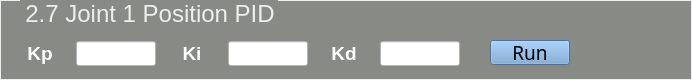
       <widget class="QGroupBox" name="groupBox">
        <property name="geometry">
         <rect>
          <x>1200</x>
          <y>0</y>
          <width>692</width>
          <height>80</height>
         </rect>
        </property>
        <property name="minimumSize">
         <size>
          <width>692</width>
          <height>0</height>
         </size>
        </property>
        <property name="maximumSize">
         <size>
          <width>692</width>
          <height>16777215</height>
         </size>
        </property>
        <property name="palette">
         <palette>
          <active>
           <colorrole role="WindowText">
            <brush brushstyle="SolidPattern">
             <color alpha="255">
              <red>238</red>
              <green>238</green>
              <blue>236</blue>
             </color>
            </brush>
           </colorrole>
           <colorrole role="Button">
            <brush brushstyle="SolidPattern">
             <color alpha="255">
              <red>136</red>
              <green>138</green>
              <blue>133</blue>
             </color>
            </brush>
           </colorrole>
           <colorrole role="Text">
            <brush brushstyle="SolidPattern">
             <color alpha="255">
              <red>238</red>
              <green>238</green>
              <blue>236</blue>
             </color>
            </brush>
           </colorrole>
           <colorrole role="ButtonText">
            <brush brushstyle="SolidPattern">
             <color alpha="255">
              <red>238</red>
              <green>238</green>
              <blue>236</blue>
             </color>
            </brush>
           </colorrole>
           <colorrole role="Base">
            <brush brushstyle="SolidPattern">
             <color alpha="255">
              <red>136</red>
              <green>138</green>
              <blue>133</blue>
             </color>
            </brush>
           </colorrole>
           <colorrole role="Window">
            <brush brushstyle="SolidPattern">
             <color alpha="255">
              <red>136</red>
              <green>138</green>
              <blue>133</blue>
             </color>
            </brush>
           </colorrole>
           <colorrole role="PlaceholderText">
            <brush brushstyle="NoBrush">
             <color alpha="128">
              <red>238</red>
              <green>238</green>
              <blue>236</blue>
             </color>
            </brush>
           </colorrole>
          </active>
          <inactive>
           <colorrole role="WindowText">
            <brush brushstyle="SolidPattern">
             <color alpha="255">
              <red>238</red>
              <green>238</green>
              <blue>236</blue>
             </color>
            </brush>
           </colorrole>
           <colorrole role="Button">
            <brush brushstyle="SolidPattern">
             <color alpha="255">
              <red>136</red>
              <green>138</green>
              <blue>133</blue>
             </color>
            </brush>
           </colorrole>
           <colorrole role="Text">
            <brush brushstyle="SolidPattern">
             <color alpha="255">
              <red>238</red>
              <green>238</green>
              <blue>236</blue>
             </color>
            </brush>
           </colorrole>
           <colorrole role="ButtonText">
            <brush brushstyle="SolidPattern">
             <color alpha="255">
              <red>238</red>
              <green>238</green>
              <blue>236</blue>
             </color>
            </brush>
           </colorrole>
           <colorrole role="Base">
            <brush brushstyle="SolidPattern">
             <color alpha="255">
              <red>136</red>
              <green>138</green>
              <blue>133</blue>
             </color>
            </brush>
           </colorrole>
           <colorrole role="Window">
            <brush brushstyle="SolidPattern">
             <color alpha="255">
              <red>136</red>
              <green>138</green>
              <blue>133</blue>
             </color>
            </brush>
           </colorrole>
           <colorrole role="PlaceholderText">
            <brush brushstyle="NoBrush">
             <color alpha="128">
              <red>238</red>
              <green>238</green>
              <blue>236</blue>
             </color>
            </brush>
           </colorrole>
          </inactive>
          <disabled>
           <colorrole role="WindowText">
            <brush brushstyle="SolidPattern">
             <color alpha="255">
              <red>238</red>
              <green>238</green>
              <blue>236</blue>
             </color>
            </brush>
           </colorrole>
           <colorrole role="Button">
            <brush brushstyle="SolidPattern">
             <color alpha="255">
              <red>136</red>
              <green>138</green>
              <blue>133</blue>
             </color>
            </brush>
           </colorrole>
           <colorrole role="Text">
            <brush brushstyle="SolidPattern">
             <color alpha="255">
              <red>238</red>
              <green>238</green>
              <blue>236</blue>
             </color>
            </brush>
           </colorrole>
           <colorrole role="ButtonText">
            <brush brushstyle="SolidPattern">
             <color alpha="255">
              <red>238</red>
              <green>238</green>
              <blue>236</blue>
             </color>
            </brush>
           </colorrole>
           <colorrole role="Base">
            <brush brushstyle="SolidPattern">
             <color alpha="255">
              <red>136</red>
              <green>138</green>
              <blue>133</blue>
             </color>
            </brush>
           </colorrole>
           <colorrole role="Window">
            <brush brushstyle="SolidPattern">
             <color alpha="255">
              <red>136</red>
              <green>138</green>
              <blue>133</blue>
             </color>
            </brush>
           </colorrole>
           <colorrole role="PlaceholderText">
            <brush brushstyle="NoBrush">
             <color alpha="128">
              <red>238</red>
              <green>238</green>
              <blue>236</blue>
             </color>
            </brush>
           </colorrole>
          </disabled>
         </palette>
        </property>
        <property name="font">
         <font>
          <pointsize>18</pointsize>
          <weight>50</weight>
          <bold>false</bold>
         </font>
        </property>
        <property name="autoFillBackground">
         <bool>false</bool>
        </property>
        <property name="styleSheet">
         <string notr="true">   QGroupBox {
	color: rgb(238, 238, 236);
	border-color: rgb(238, 238, 236);
            border-width: 1px;
            border-style: solid;
            margin-top: 2ex;
        }
        QGroupBox::title {
            subcontrol-origin: margin;
            subcontrol-position: top left;
            left: 20px;
            margin-left: 2px;
            padding: 0  0px;
        }</string>
        </property>
        <property name="title">
         <string>2.7 Joint 1 Position PID</string>
        </property>
        <property name="flat">
         <bool>false</bool>
        </property>
        <property name="checkable">
         <bool>false</bool>
        </property>
        <widget class="QPushButton" name="pushButton_pid">
         <property name="geometry">
          <rect>
           <x>490</x>
           <y>40</y>
           <width>80</width>
           <height>25</height>
          </rect>
         </property>
         <property name="sizePolicy">
          <sizepolicy hsizetype="Minimum" vsizetype="Fixed">
           <horstretch>130</horstretch>
           <verstretch>35</verstretch>
          </sizepolicy>
         </property>
         <property name="minimumSize">
          <size>
           <width>80</width>
           <height>25</height>
          </size>
         </property>
         <property name="maximumSize">
          <size>
           <width>80</width>
           <height>25</height>
          </size>
         </property>
         <property name="font">
          <font>
           <family>Adobe 黑体 Std R</family>
           <pointsize>14</pointsize>
           <weight>50</weight>
           <italic>false</italic>
           <bold>false</bold>
          </font>
         </property>
         <property name="focusPolicy">
          <enum>Qt::NoFocus</enum>
         </property>
         <property name="styleSheet">
          <string notr="true">background-color: rgb(114, 159, 207);</string>
         </property>
         <property name="text">
          <string>Run</string>
         </property>
        </widget>
        <widget class="QWidget" name="layoutWidget">
         <property name="geometry">
          <rect>
           <x>10</x>
           <y>40</y>
           <width>452</width>
           <height>27</height>
          </rect>
         </property>
         <layout class="QHBoxLayout" name="horizontalLayout_4">
          <item>
           <widget class="QLabel" name="label_80">
            <property name="minimumSize">
             <size>
              <width>60</width>
              <height>25</height>
             </size>
            </property>
            <property name="maximumSize">
             <size>
              <width>60</width>
              <height>25</height>
             </size>
            </property>
            <property name="styleSheet">
             <string notr="true">
font: 12pt &quot;Adobe 黑体 Std R&quot;;</string>
            </property>
            <property name="text">
             <string>&lt;html&gt;&lt;head/&gt;&lt;body&gt;&lt;p align=&quot;center&quot;&gt;&lt;span style=&quot; font-size:14pt; font-weight:600; color:#ffffff;&quot;&gt;Kp&lt;/span&gt;&lt;/p&gt;&lt;/body&gt;&lt;/html&gt;</string>
            </property>
            <property name="alignment">
             <set>Qt::AlignLeading|Qt::AlignLeft|Qt::AlignVCenter</set>
            </property>
            <property name="wordWrap">
             <bool>false</bool>
            </property>
            <property name="margin">
             <number>0</number>
            </property>
            <property name="indent">
             <number>-2</number>
            </property>
            <property name="openExternalLinks">
             <bool>false</bool>
            </property>
           </widget>
          </item>
          <item>
           <widget class="QLineEdit" name="Kp_signal">
            <property name="minimumSize">
             <size>
              <width>80</width>
              <height>25</height>
             </size>
            </property>
            <property name="maximumSize">
             <size>
              <width>80</width>
              <height>25</height>
             </size>
            </property>
            <property name="styleSheet">
             <string notr="true">background-color: rgb(255, 255, 255);</string>
            </property>
           </widget>
          </item>
          <item>
           <widget class="QLabel" name="label_81">
            <property name="minimumSize">
             <size>
              <width>60</width>
              <height>25</height>
             </size>
            </property>
            <property name="maximumSize">
             <size>
              <width>60</width>
              <height>25</height>
             </size>
            </property>
            <property name="styleSheet">
             <string notr="true">
font: 12pt &quot;Adobe 黑体 Std R&quot;;</string>
            </property>
            <property name="text">
             <string>&lt;html&gt;&lt;head/&gt;&lt;body&gt;&lt;p align=&quot;center&quot;&gt;&lt;span style=&quot; font-size:14pt; font-weight:600; color:#ffffff;&quot;&gt;Ki&lt;/span&gt;&lt;/p&gt;&lt;/body&gt;&lt;/html&gt;</string>
            </property>
            <property name="alignment">
             <set>Qt::AlignLeading|Qt::AlignLeft|Qt::AlignVCenter</set>
            </property>
            <property name="wordWrap">
             <bool>false</bool>
            </property>
            <property name="margin">
             <number>0</number>
            </property>
            <property name="indent">
             <number>-2</number>
            </property>
            <property name="openExternalLinks">
             <bool>false</bool>
            </property>
           </widget>
          </item>
          <item>
           <widget class="QLineEdit" name="Ki_signal">
            <property name="minimumSize">
             <size>
              <width>80</width>
              <height>25</height>
             </size>
            </property>
            <property name="maximumSize">
             <size>
              <width>80</width>
              <height>25</height>
             </size>
            </property>
            <property name="styleSheet">
             <string notr="true">background-color: rgb(255, 255, 255);</string>
            </property>
           </widget>
          </item>
          <item>
           <widget class="QLabel" name="label_82">
            <property name="minimumSize">
             <size>
              <width>60</width>
              <height>25</height>
             </size>
            </property>
            <property name="maximumSize">
             <size>
              <width>60</width>
              <height>25</height>
             </size>
            </property>
            <property name="styleSheet">
             <string notr="true">
font: 12pt &quot;Adobe 黑体 Std R&quot;;</string>
            </property>
            <property name="text">
             <string>&lt;html&gt;&lt;head/&gt;&lt;body&gt;&lt;p align=&quot;center&quot;&gt;&lt;span style=&quot; font-size:14pt; font-weight:600; color:#ffffff;&quot;&gt;Kd&lt;/span&gt;&lt;/p&gt;&lt;/body&gt;&lt;/html&gt;</string>
            </property>
            <property name="alignment">
             <set>Qt::AlignLeading|Qt::AlignLeft|Qt::AlignVCenter</set>
            </property>
            <property name="wordWrap">
             <bool>false</bool>
            </property>
            <property name="margin">
             <number>0</number>
            </property>
            <property name="indent">
             <number>-2</number>
            </property>
            <property name="openExternalLinks">
             <bool>false</bool>
            </property>
           </widget>
          </item>
          <item>
           <widget class="QLineEdit" name="Kd_signal">
            <property name="minimumSize">
             <size>
              <width>80</width>
              <height>25</height>
             </size>
            </property>
            <property name="maximumSize">
             <size>
              <width>80</width>
              <height>25</height>
             </size>
            </property>
            <property name="styleSheet">
             <string notr="true">background-color: rgb(255, 255, 255);</string>
            </property>
           </widget>
          </item>
         </layout>
        </widget>
       </widget>
